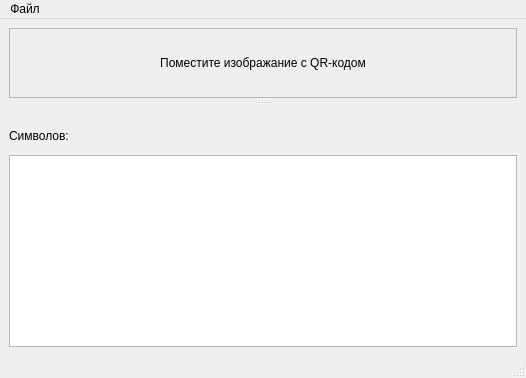
<?xml version="1.0" encoding="UTF-8"?>
<ui version="4.0">
 <class>MainWindow</class>
 <widget class="QMainWindow" name="MainWindow">
  <property name="geometry">
   <rect>
    <x>0</x>
    <y>0</y>
    <width>526</width>
    <height>378</height>
   </rect>
  </property>
  <property name="windowTitle">
   <string>QRCode Reader</string>
  </property>
  <widget class="QWidget" name="centralwidget">
   <layout class="QVBoxLayout" name="verticalLayout_3">
    <item>
     <widget class="QSplitter" name="splitter">
      <property name="orientation">
       <enum>Qt::Vertical</enum>
      </property>
      <property name="handleWidth">
       <number>10</number>
      </property>
      <property name="childrenCollapsible">
       <bool>false</bool>
      </property>
      <widget class="QScrollArea" name="scrollArea">
       <property name="widgetResizable">
        <bool>true</bool>
       </property>
       <widget class="QWidget" name="scrollAreaWidgetContents">
        <property name="geometry">
         <rect>
          <x>0</x>
          <y>0</y>
          <width>506</width>
          <height>60</height>
         </rect>
        </property>
        <layout class="QVBoxLayout" name="verticalLayout">
         <item>
          <widget class="QLabel" name="labelQRCodeImage">
           <property name="sizePolicy">
            <sizepolicy hsizetype="Expanding" vsizetype="Expanding">
             <horstretch>0</horstretch>
             <verstretch>0</verstretch>
            </sizepolicy>
           </property>
           <property name="text">
            <string>Поместите изображание с QR-кодом</string>
           </property>
           <property name="alignment">
            <set>Qt::AlignCenter</set>
           </property>
           <property name="textInteractionFlags">
            <set>Qt::NoTextInteraction</set>
           </property>
          </widget>
         </item>
        </layout>
       </widget>
      </widget>
      <widget class="QWidget" name="">
       <layout class="QVBoxLayout" name="verticalLayout_2">
        <item>
         <spacer name="verticalSpacer">
          <property name="orientation">
           <enum>Qt::Vertical</enum>
          </property>
          <property name="sizeType">
           <enum>QSizePolicy::Fixed</enum>
          </property>
          <property name="sizeHint" stdset="0">
           <size>
            <width>20</width>
            <height>15</height>
           </size>
          </property>
         </spacer>
        </item>
        <item>
         <layout class="QHBoxLayout" name="horizontalLayout">
          <item>
           <widget class="QLabel" name="label">
            <property name="text">
             <string>Символов: </string>
            </property>
           </widget>
          </item>
          <item>
           <widget class="QLabel" name="labelSizeText">
            <property name="text">
             <string>   </string>
            </property>
           </widget>
          </item>
          <item>
           <spacer name="horizontalSpacer">
            <property name="orientation">
             <enum>Qt::Horizontal</enum>
            </property>
            <property name="sizeHint" stdset="0">
             <size>
              <width>40</width>
              <height>20</height>
             </size>
            </property>
           </spacer>
          </item>
         </layout>
        </item>
        <item>
         <widget class="QPlainTextEdit" name="pTextEditQRCodeText">
          <property name="sizePolicy">
           <sizepolicy hsizetype="Preferred" vsizetype="Preferred">
            <horstretch>0</horstretch>
            <verstretch>0</verstretch>
           </sizepolicy>
          </property>
          <property name="readOnly">
           <bool>true</bool>
          </property>
         </widget>
        </item>
       </layout>
      </widget>
     </widget>
    </item>
   </layout>
  </widget>
  <widget class="QMenuBar" name="menubar">
   <property name="geometry">
    <rect>
     <x>0</x>
     <y>0</y>
     <width>526</width>
     <height>20</height>
    </rect>
   </property>
   <widget class="QMenu" name="menuFile">
    <property name="title">
     <string>Файл</string>
    </property>
    <addaction name="actionOpen"/>
    <addaction name="separator"/>
    <addaction name="actionQuit"/>
   </widget>
   <addaction name="menuFile"/>
  </widget>
  <widget class="QStatusBar" name="statusbar"/>
  <action name="actionOpen">
   <property name="text">
    <string>Открыть...</string>
   </property>
   <property name="shortcut">
    <string>Ctrl+O</string>
   </property>
  </action>
  <action name="actionQuit">
   <property name="text">
    <string>Выход</string>
   </property>
   <property name="shortcut">
    <string>Ctrl+Q</string>
   </property>
  </action>
 </widget>
 <resources/>
 <connections/>
</ui>
